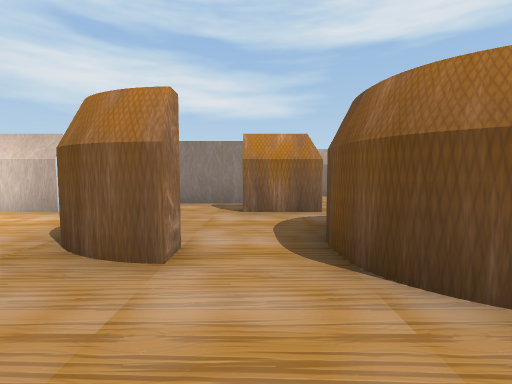
view 1 (above)

24 first-person views from a walk through a scene from a Unity 3-D project. The camera is 1.5 m above the floor, tilts 4° down and sees 85° across. The floor is counted in squares, 2 m on a side. Each view is taken from the middle of a square. On the plan, view 1 faces up. The plan holds only what a view shows up to about 10 squares ahead; the rest is blank. The player character is not drawn.

view 2
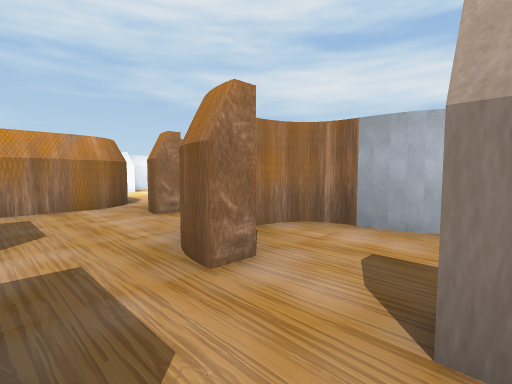

view 3
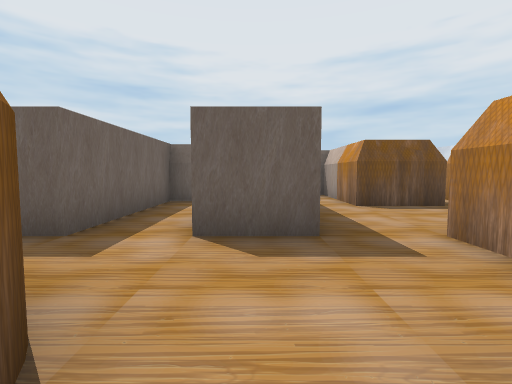

view 4
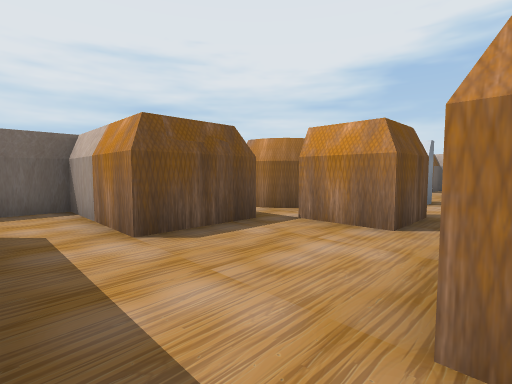

view 5
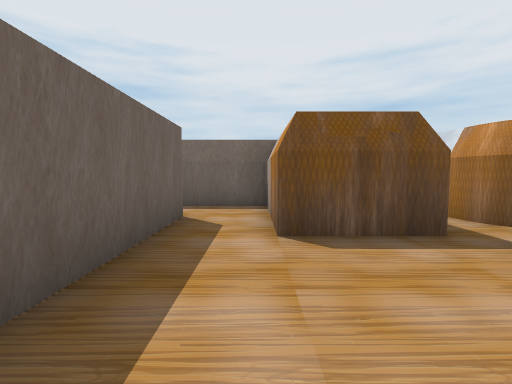

view 6
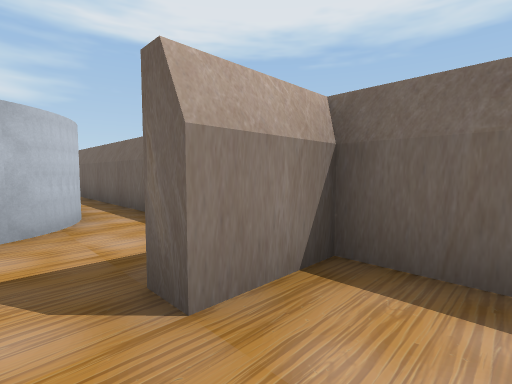

view 7
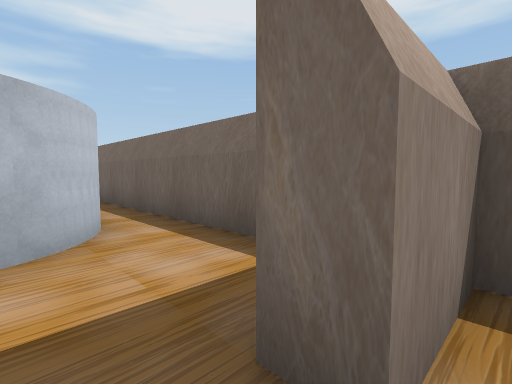

view 8
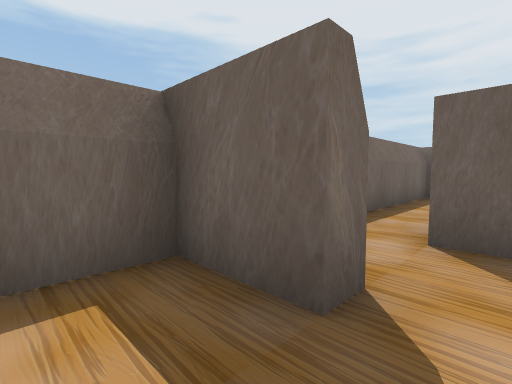

view 9
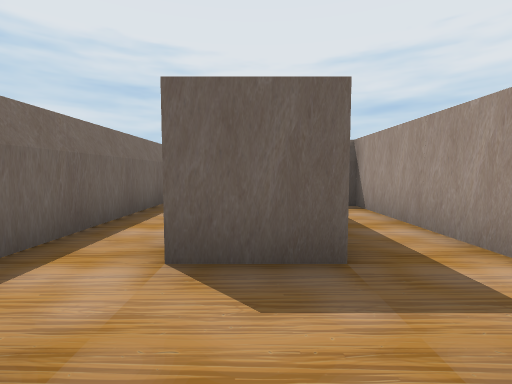

view 10
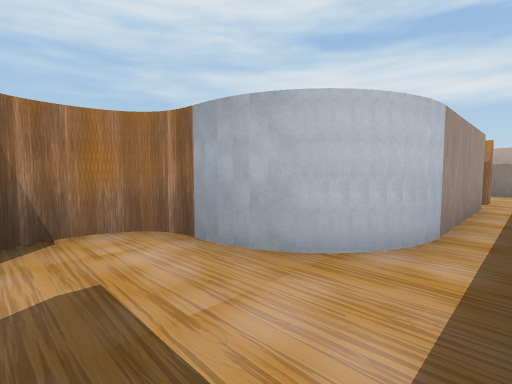

view 11
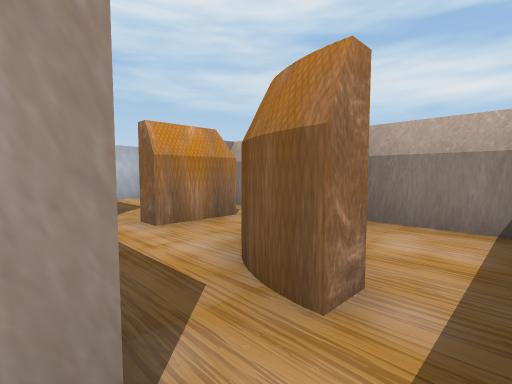

view 12
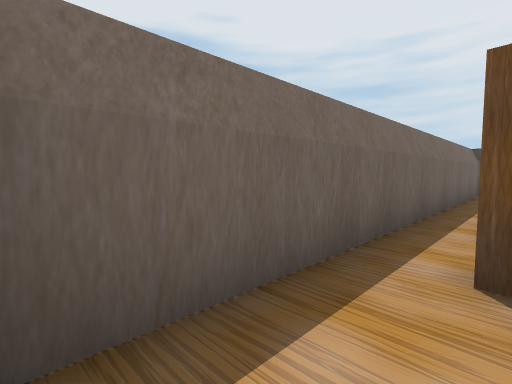

view 13
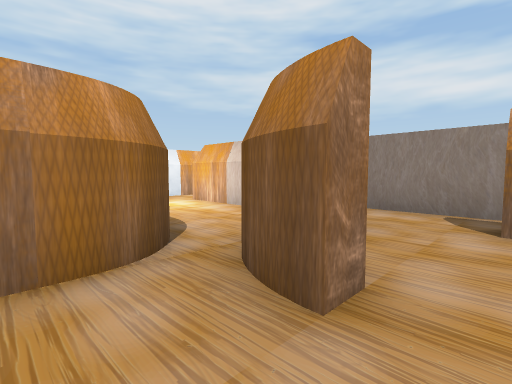

view 14
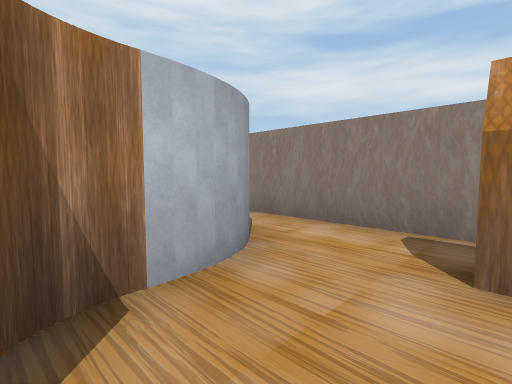

view 15
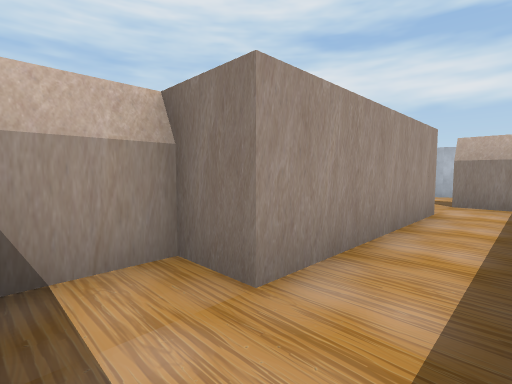

view 16
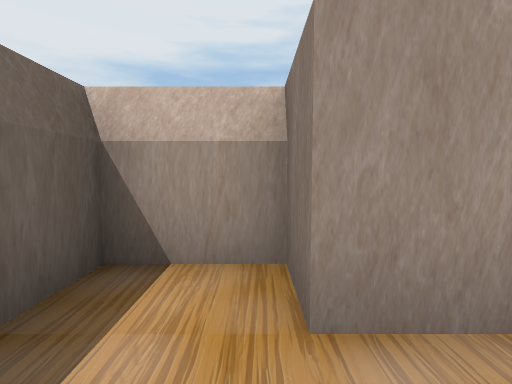

view 17
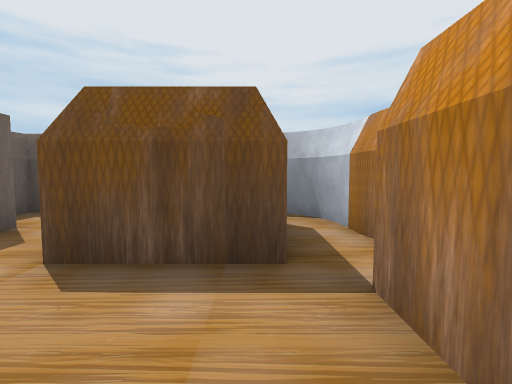

view 18
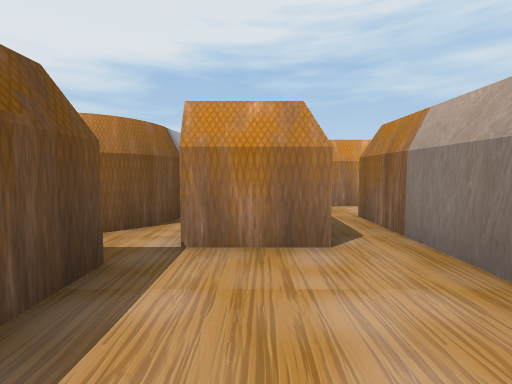

view 19
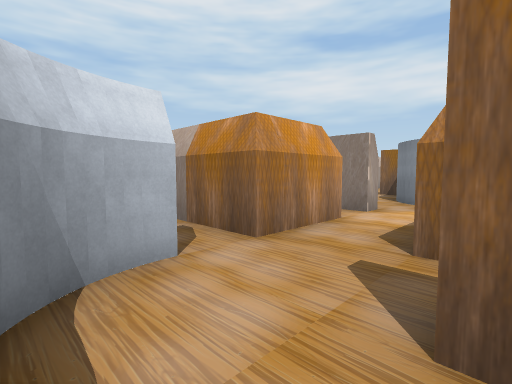

view 20
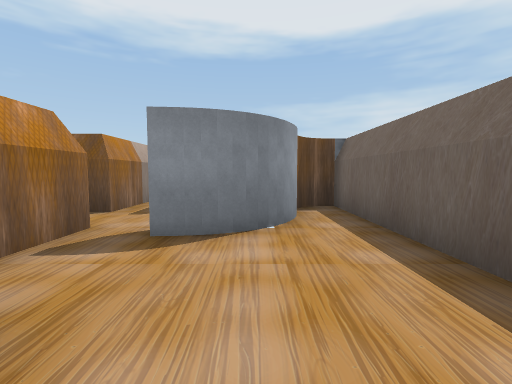

view 21
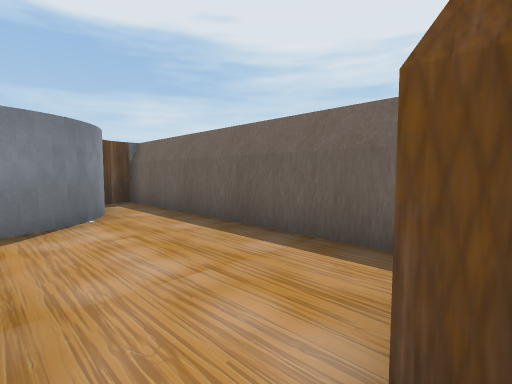

view 22
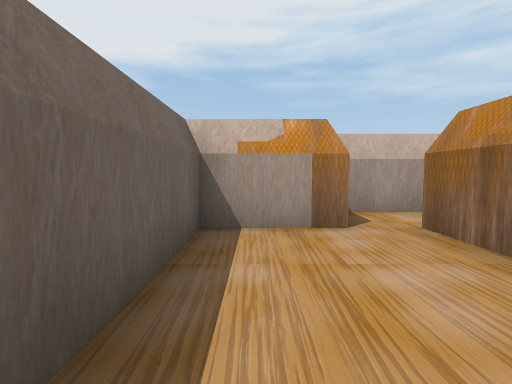

view 23
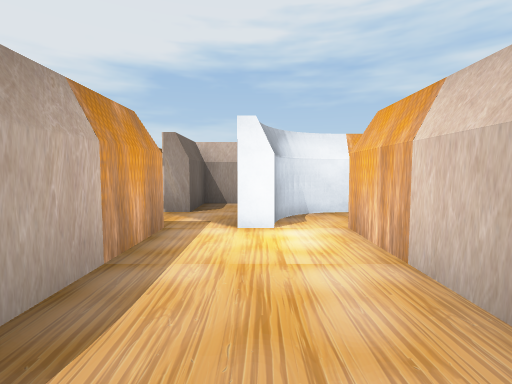

view 24
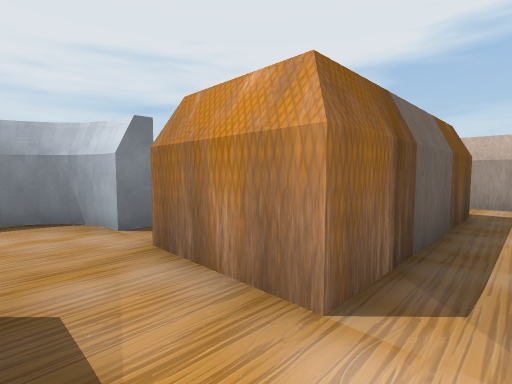

### Floor plan
Ten units are one square. View 1 is at (0, 0); x grows to the right and y downward. Boxes are objects, and circles mark ways between rooms. Rooms are numbered by the first view taken in them; rooms with no view inside come last. Other rooms are left out.
<svg viewBox="-148 -138 205 205">
<path fill="none" stroke="#000" d="M-9 3 7 3 7 42 22 42 22 3 38 3M-23 -12 -23 2M38 -12 38 -17 52 -17 52 -96M14 -53 -2 -53M-48 12 -48 28M-2 -68 -40 -68M-8 48 -8 12M-44 32 -23 32 -23 62 2 62M43 -94 43 -58M38 3 38 47 28 47 28 62 52 62 52 -12 38 -12M49 -133 31 -133M52 -96 52 -130M13 -122 13 -108M-64 12 -48 12M-101 -13 -83 -13 -83 8 -101 8M-68 -28 -42 -28M-114 17 -129 17M-97 -36 -97 -28 -83 -28 -83 -23 -89 -23M-39 2 -68 2 -68 -2M-127 26 -127 48 -58 48M-91 -68 -97 -68M-36 -53 -68 -53M-128 -13 -101 -13M-143 -18 -143 -10M-143 8 -143 22"/>
<rect x="-35" y="-25" width="20" height="10" fill="#bbb"><title>other object</title></rect>
<rect x="-35" y="-55" width="20" height="10" fill="#bbb"><title>other object</title></rect>
<rect x="-25" y="-45" width="20" height="30" fill="#bbb"><title>other object</title></rect>
<rect x="5" y="-25" width="20" height="20" fill="#bbb"><title>other object</title></rect>
<rect x="5" y="-45" width="20" height="20" fill="#bbb"><title>other object</title></rect>
<rect x="25" y="-55" width="20" height="20" fill="#bbb"><title>other object</title></rect>
<rect x="25" y="-115" width="20" height="20" fill="#bbb"><title>other object</title></rect>
<rect x="-95" y="15" width="20" height="20" fill="#bbb"><title>other object</title></rect>
<rect x="-95" y="-55" width="30" height="20" fill="#bbb"><title>other object</title></rect>
<rect x="-75" y="35" width="20" height="10" fill="#bbb"><title>other object</title></rect>
<circle cx="30" cy="0" r="3" fill="#2a7"/>
<circle cx="50" cy="-90" r="3" fill="#2a7"/>
<circle cx="-40" cy="-35" r="3" fill="#2a7"/>
<circle cx="-55" cy="10" r="3" fill="#2a7"/>
<circle cx="-60" cy="35" r="3" fill="#2a7"/>
<circle cx="-130" cy="20" r="3" fill="#2a7"/>
<text x="0" y="-10">1</text>
<text x="40" y="30">2</text>
<text x="40" y="-120">3</text>
<text x="-80" y="0">4</text>
<text x="-130" y="-10">5</text>
</svg>
Room 1 opens to room 2. Room 1 opens to room 3. Room 1 opens to room 4. Room 4 opens to room 5.

Where each view was taken, in squares from view 1:
view 1: 0 up, 0 right, facing up
view 2: 0 up, 4 right, facing up-left
view 3: 3 up, 0 right, facing down
view 4: 0 up, 1 left, facing down-left
view 5: 0 up, 2 left, facing down
view 6: 0 up, 3 right, facing up-right
view 7: 1 up, 3 right, facing up-right
view 8: 3 up, 3 right, facing down-right
view 9: 2 up, 3 right, facing down
view 10: 2 up, 5 right, facing up-left
view 11: 9 up, 5 right, facing up-left
view 12: 13 up, 4 right, facing down-right
view 13: 1 up, 0 right, facing up-left
view 14: 3 up, 0 right, facing up-left
view 15: 6 down, 5 right, facing up-left
view 16: 5 down, 5 right, facing left
view 17: 1 down, 4 left, facing down
view 18: 2 down, 2 left, facing left
view 19: 3 down, 6 left, facing up-left
view 20: 3 down, 12 left, facing right
view 21: 2 down, 13 left, facing down-right
view 22: 4 down, 9 left, facing left
view 23: 4 up, 3 left, facing left
view 24: 2 up, 7 left, facing down-left
